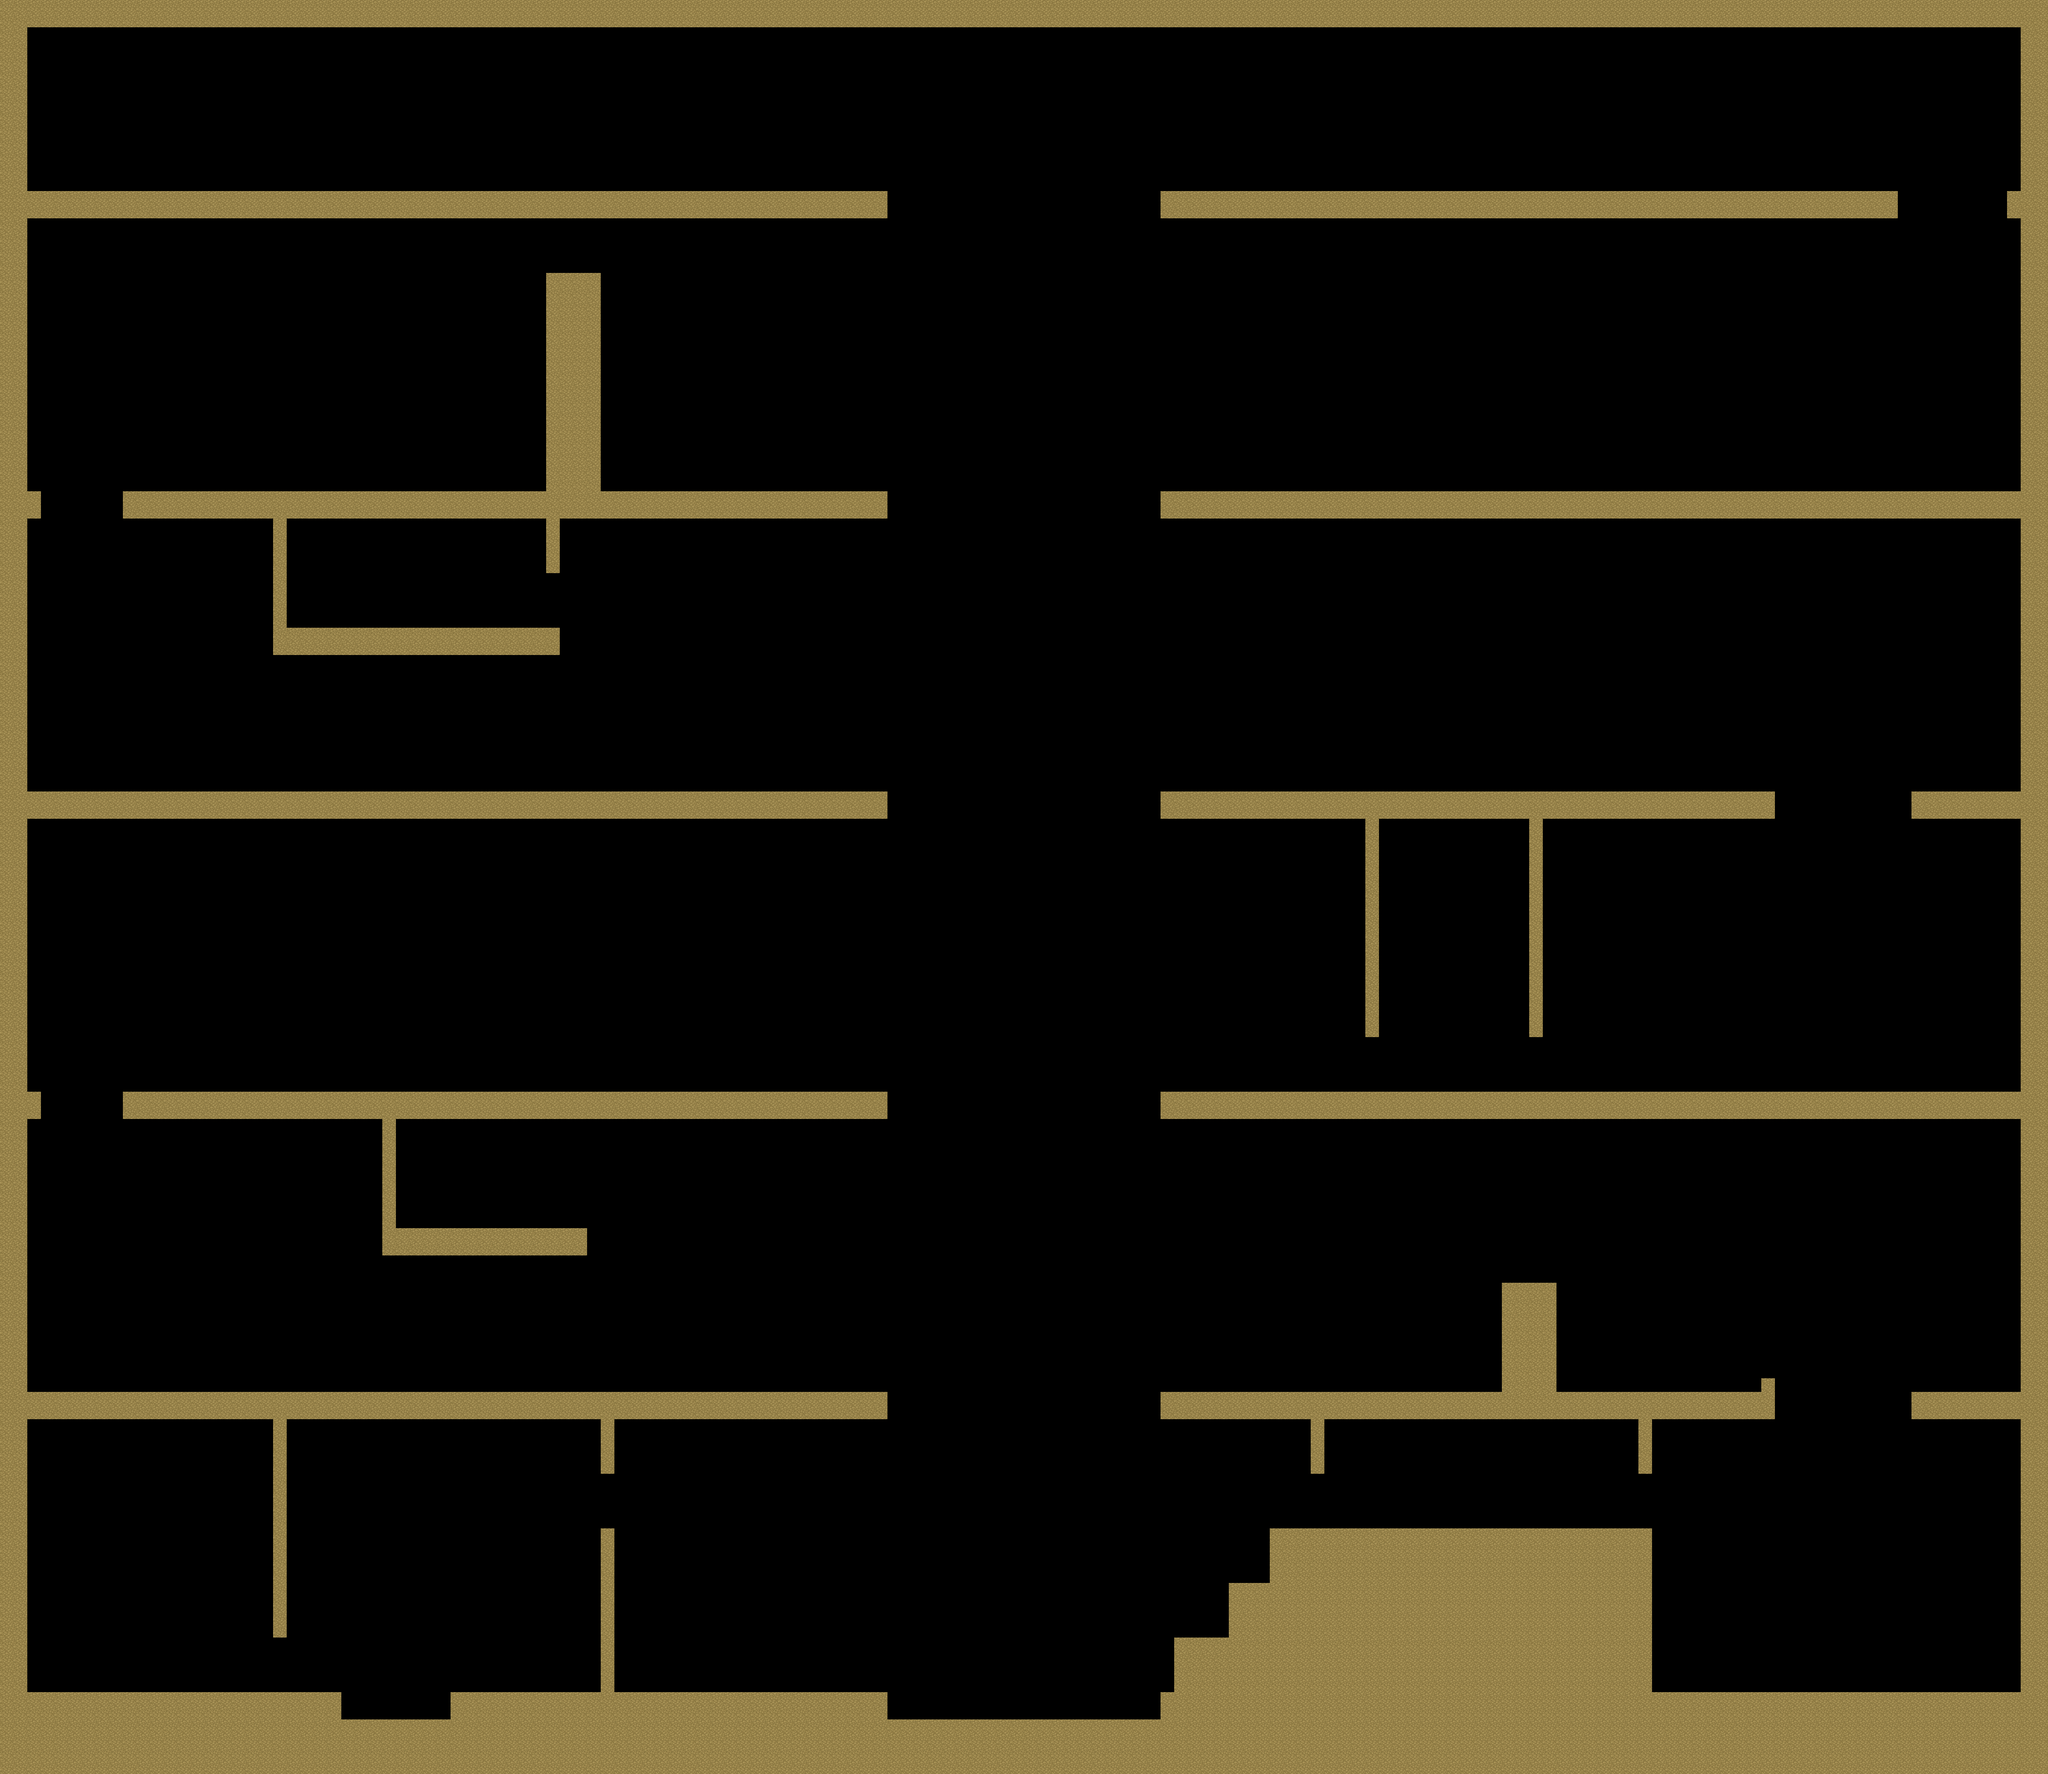

The image is a tile-based game level rendered from a .tmx file. Its description and source (layers, tilesets, objects; grid data summarised) follow:
An orthogonal 150x130 tile map with 32x32 px tiles, 1 tile layer (Ground) and 243 objects (156x spike, 29x enemy, 22x platform, 12x movingPlatform, 7x destructible, ...).

<map version="1.10" tiledversion="1.11.2" orientation="orthogonal" renderorder="right-down" width="150" height="130" tilewidth="32" tileheight="32" infinite="0" nextlayerid="5" nextobjectid="244">
 <tileset firstgid="1" name="Pipoya_Dirt1" tilewidth="32" tileheight="32" tilecount="5" columns="1">
  <image source="../Tiled/Pipoya RPG Tileset 32x32/Pipoya RPG Tileset 32x32/[A]_type1/[A]Dirt2_pipo.png" width="32" height="160" />
  <tile id="0">
   <properties>
    <property name="Collision" type="bool" value="true" />
   </properties>
  </tile>
  <tile id="1">
   <properties>
    <property name="Collision" type="bool" value="true" />
   </properties>
  </tile>
  <tile id="2">
   <properties>
    <property name="Collision" type="bool" value="true" />
   </properties>
  </tile>
  <tile id="3">
   <properties>
    <property name="Collision" type="bool" value="true" />
   </properties>
  </tile>
  <tile id="4">
   <properties>
    <property name="Collision" type="bool" value="true" />
   </properties>
  </tile>
 </tileset>
 <layer id="1" name="Ground" width="150" height="130">
  <data>[19500 cells, 3449 non-empty, 1 distinct tile ids]</data>
 </layer>
 <objectgroup id="2" name="Structures">
  <!-- 175 objects omitted --></objectgroup>
 <objectgroup id="3" name="Characters">
  <!-- 30 objects omitted --></objectgroup>
 <objectgroup id="4" name="Platforms">
  <!-- 38 objects omitted --></objectgroup>
</map>
<!-- 243 of 243 objects omitted -->
